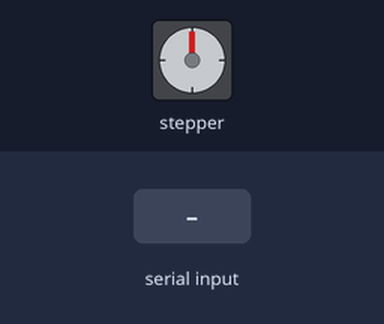
Recording of a sketch running on a simulated Arduino Uno, built with avr-gcc and run on an emulated ATmega328P. Shown: stepper motor. Wiring (inferred from the names in the program): stepper motor (2048 steps per turn assumed): coils pin 7, pin 8, pin 12, pin 13. The inputs (shaded band) are chosen by the test bench. What the sketch prints to the serial monitor is not drawn.

Above: at 1.6 s.
1.7 s: "1" received over Serial
At 4.55 s:
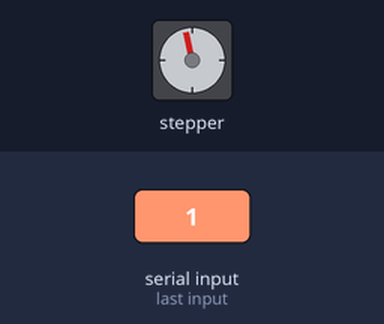
4.7 s: "0" received over Serial
6.2 s: "1" received over Serial
At 9.2 s:
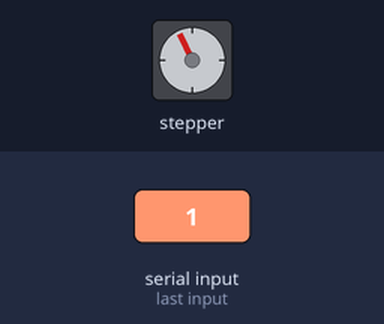
At 12.84 s:
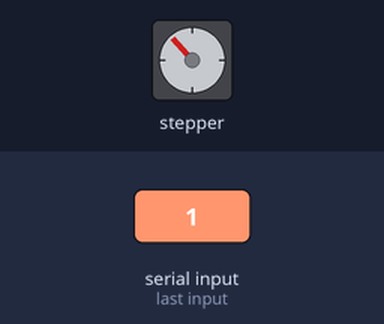
Timing chart, 0 to 18.7 s (numbered marks = the images above; inputs shaded):
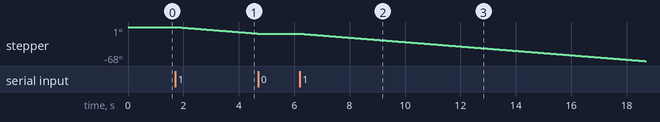

Measured:
- after the input at 1.7 s, stepper: keeps turning counter-clockwise at about 5°/s, starting after 0.24 s
- after the input at 4.7 s, stepper: stops changing and stays -13°
- after the input at 6.2 s, stepper: keeps turning counter-clockwise at about 4°/s, starting after 0.16 s

The sketch:

Arduino_UNO_Stepping_Motor.ino
```cpp
/***********************************************************************
 * Project      :     Arduino_UNO_Stepping_Motor
 * Description  :     ทดสอบ stepping motor โดยการป้อนค่า 1, 2 หรือ 0 ทาง serial port
 * Author       :     Tenergy Innovation Co., Ltd.
 * Date         :     14 Nov 2018
 * Revision     :     1.1
 * Rev1.0       :     Original
 * Rev1.1       :     Re-program by revise get value process  from uer
 * website      :     http://www.tenergyinnovation.co.th
 * Facebook     :     https://www.facebook.com/tenergy.innovation
 * Email        :     uten.boonliam@innovation.co.th
 * TEL          :     089-140-7205
 ***********************************************************************/

/**************************************/
/*        GPIO  define               */
/**************************************/
#define motorPin1  7// Blue   - 28BYJ48 pin 1
#define motorPin2  8// Pink   - 28BYJ48 pin 2
#define motorPin3  12// Yellow - 28BYJ48 pin 3
#define motorPin4  13// Orange - 28BYJ48 pin 4
#define motorSpeed  20     //constant to set stepper speed

/***********************************************************************
 * FUNCTION:    setup
 * DESCRIPTION: setup process
 * PARAMETERS:  nothing
 * RETURNED:    nothing
 ***********************************************************************/
void setup() {

  //declare the motor pins as outputs

  pinMode(motorPin1, OUTPUT);
  pinMode(motorPin2, OUTPUT);
  pinMode(motorPin3, OUTPUT);
  pinMode(motorPin4, OUTPUT);

  Serial.begin(9600);
  Serial.println("************************************************");
  Serial.println("Project      :  Arduino_UNO_Stepping_Motor");
  Serial.println("Author       :  Tenergy Innovation Co., Ltd.");
  Serial.println("Date         :  14 Nov 2018");
  Serial.println("website      :  http://www.tenergyinnovation.co.th");
  Serial.println("Email        :  uten.boonliam@innovation.co.th");
  Serial.println("TEL          :  089-140-7205");
  Serial.println("************************************************\r\n");

  Serial.println("### Insert value from keyboard ###");
  Serial.println("'0' => Motor stop rotate");
  Serial.println("'1' => Motor clockwise");
  Serial.println("'2' => Motor counterclockwise");
  Serial.print("Enter :");


}


 /***********************************************************************
 * FUNCTION:    loop
 * DESCRIPTION: loop process
 * PARAMETERS:  nothing
 * RETURNED:    nothing
 ***********************************************************************/
void loop(){

    static int _val_int = 0; // ตัวแปลกำหนดการหมุนของมอเตอร์
                             // _val_int = 0 <หยุดมอเตอร์>
                             // _val_int = 1 <หมุนตามเข็มนาฬิกา>
                             // _val_int = 2 <หมุนทวนเข็มนาฬิกา>

    /* get value from user */
    if(Serial.available()){

      char _val_char = Serial.read();

      if(_val_char == '0'){
        Serial.println(_val_char);
        Serial.println("Info: Motor stop");
        _val_int = 0;
        Serial.print("Enter :");
      }
      else if (_val_char == '1'){
        Serial.println(_val_char);
        Serial.println("Info: Motor clockwise");
        _val_int = 1;
        Serial.print("Enter :");
      }
      else if(_val_char == '2'){
        Serial.println(_val_char);
        Serial.println("Info: Motor counterclockwise");
        _val_int = 2;
        Serial.print("Enter :");
      }
    }


    /* control stepping motor*/
    if (_val_int == 1){
        clockwise();
    }
    else if (_val_int == 2){
        counterclockwise();
    }
    else if (_val_int == 0){
        digitalWrite(motorPin1, LOW);
        digitalWrite(motorPin2, LOW);
        digitalWrite(motorPin3, LOW);
        digitalWrite(motorPin4, LOW);
    }
}


 /***********************************************************************
 * FUNCTION:    counterclockwise
 * DESCRIPTION: counterclockwise
 * PARAMETERS:  nothing
 * RETURNED:    nothing
 ***********************************************************************/
void counterclockwise (){

  // 1
  digitalWrite(motorPin1, HIGH);
  digitalWrite(motorPin2, LOW);
  digitalWrite(motorPin3, LOW);
  digitalWrite(motorPin4, LOW);
  delay(motorSpeed);

  // 2
  digitalWrite(motorPin1, HIGH);
  digitalWrite(motorPin2, HIGH);
  digitalWrite(motorPin3, LOW);
  digitalWrite(motorPin4, LOW);
  delay (motorSpeed);

  // 3
  digitalWrite(motorPin1, LOW);
  digitalWrite(motorPin2, HIGH);
  digitalWrite(motorPin3, LOW);
  digitalWrite(motorPin4, LOW);
  delay(motorSpeed);

  // 4
  digitalWrite(motorPin1, LOW);
  digitalWrite(motorPin2, HIGH);
  digitalWrite(motorPin3, HIGH);
  digitalWrite(motorPin4, LOW);
  delay(motorSpeed);

  // 5
  digitalWrite(motorPin1, LOW);
  digitalWrite(motorPin2, LOW);
  digitalWrite(motorPin3, HIGH);
  digitalWrite(motorPin4, LOW);
  delay(motorSpeed);

  // 6
  digitalWrite(motorPin1, LOW);
  digitalWrite(motorPin2, LOW);
  digitalWrite(motorPin3, HIGH);
  digitalWrite(motorPin4, HIGH);
  delay (motorSpeed);

  // 7
  digitalWrite(motorPin1, LOW);
  digitalWrite(motorPin2, LOW);
  digitalWrite(motorPin3, LOW);
  digitalWrite(motorPin4, HIGH);
  delay(motorSpeed);

  // 8
  digitalWrite(motorPin1, HIGH);
  digitalWrite(motorPin2, LOW);
  digitalWrite(motorPin3, LOW);
  digitalWrite(motorPin4, HIGH);
  delay(motorSpeed);

}


 /***********************************************************************
 * FUNCTION:    clockwise
 * DESCRIPTION: clockwise
 * PARAMETERS:  nothing
 * RETURNED:    nothing
 ***********************************************************************/
void clockwise(){

  // 1
  digitalWrite(motorPin4, HIGH);
  digitalWrite(motorPin3, LOW);
  digitalWrite(motorPin2, LOW);
  digitalWrite(motorPin1, LOW);
  delay(motorSpeed);

  // 2
  digitalWrite(motorPin4, HIGH);
  digitalWrite(motorPin3, HIGH);
  digitalWrite(motorPin2, LOW);
  digitalWrite(motorPin1, LOW);
  delay (motorSpeed);

  // 3
  digitalWrite(motorPin4, LOW);
  digitalWrite(motorPin3, HIGH);
  digitalWrite(motorPin2, LOW);
  digitalWrite(motorPin1, LOW);
  delay(motorSpeed);

  // 4
  digitalWrite(motorPin4, LOW);
  digitalWrite(motorPin3, HIGH);
  digitalWrite(motorPin2, HIGH);
  digitalWrite(motorPin1, LOW);
  delay(motorSpeed);

  // 5
  digitalWrite(motorPin4, LOW);
  digitalWrite(motorPin3, LOW);
  digitalWrite(motorPin2, HIGH);
  digitalWrite(motorPin1, LOW);
  delay(motorSpeed);

  // 6
  digitalWrite(motorPin4, LOW);
  digitalWrite(motorPin3, LOW);
  digitalWrite(motorPin2, HIGH);
  digitalWrite(motorPin1, HIGH);
  delay (motorSpeed);

  // 7
  digitalWrite(motorPin4, LOW);
  digitalWrite(motorPin3, LOW);
  digitalWrite(motorPin2, LOW);
  digitalWrite(motorPin1, HIGH);
  delay(motorSpeed);

  // 8
  digitalWrite(motorPin4, HIGH);
  digitalWrite(motorPin3, LOW);
  digitalWrite(motorPin2, LOW);
  digitalWrite(motorPin1, HIGH);
  delay(motorSpeed);
}
```
